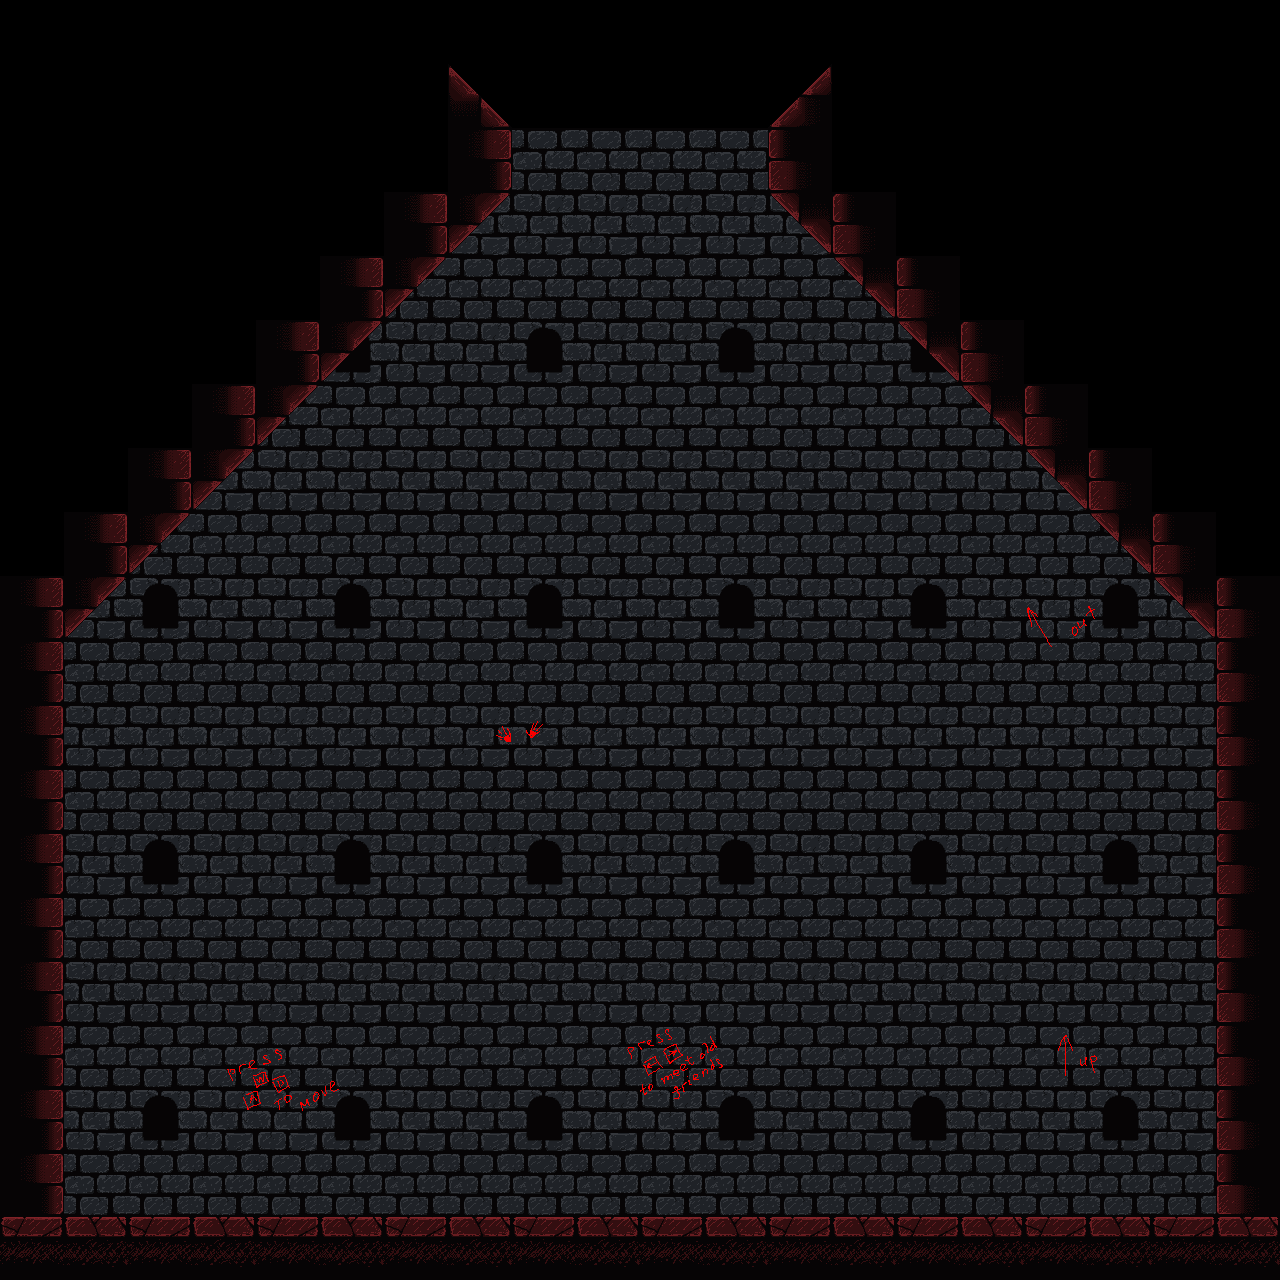

Tiled map render using the project's own tile images. Description and the map definition, with tile-layer contents summarised, below:
An orthogonal 20x20 tile map with 64x64 px tiles, 2 tile layers (bg, slopes), 1 image layer and 8 objects.

<map version="1.0" orientation="orthogonal" renderorder="right-down" width="20" height="20" tilewidth="64" tileheight="64" nextobjectid="42">
 <tileset firstgid="1" name="level" tilewidth="64" tileheight="64" spacing="2" margin="2" tilecount="7" columns="7">
  <image source="pack.png" width="512" height="128" />
 </tileset>
 <layer name="bg" width="20" height="20">
  <data>[400 cells, 304 non-empty, 6 distinct tile ids]</data>
 </layer>
 <layer name="slopes" width="20" height="20">
  <data>[400 cells, 16 non-empty, 1 distinct tile ids]</data>
 </layer>
 <objectgroup name="collision">
  <object id="32" x="770" y="192.667">
   <polygon points="0,0 62.6667,0 62.6667,-128.667 -1.33333,-64.6667" />
  </object>
  <object id="33" x="1217.33" y="641.333">
   <polygon points="0,0 -0.666667,-64 -384.667,-448.667 -447.333,-448" />
  </object>
  <object id="34" x="1217.33" y="1216.67">
   <polygon points="1.33333,-0.666667 65.3333,0 62,-640 0,-640" />
  </object>
  <object id="36" x="0.666667" y="1216.67">
   <polygon points="0,0 62,-0.666667 63.3333,-639.333 0,-640" />
  </object>
  <object id="37" x="0.666667" y="1279.33">
   <polygon points="0,0 1278.67,0 1282,-62 -0.666667,-62" />
  </object>
  <object id="38" x="66" y="639">
   <polygon points="0,0 445,-446 383,-446 -2,-61" />
  </object>
  <object id="40" x="449" y="193">
   <polygon points="0,0 63,0 64,-63 -1,-130" />
  </object>
 </objectgroup>
 <objectgroup name="finish">
  <object id="41" x="386" y="130">
   <polygon points="0,0 512,-1 511,-129 -1,-130" />
  </object>
 </objectgroup>
 <imagelayer name="wall" offsetx="150" offsety="550">
  <image source="wall.png" width="1000" height="630" />
 </imagelayer>
</map>